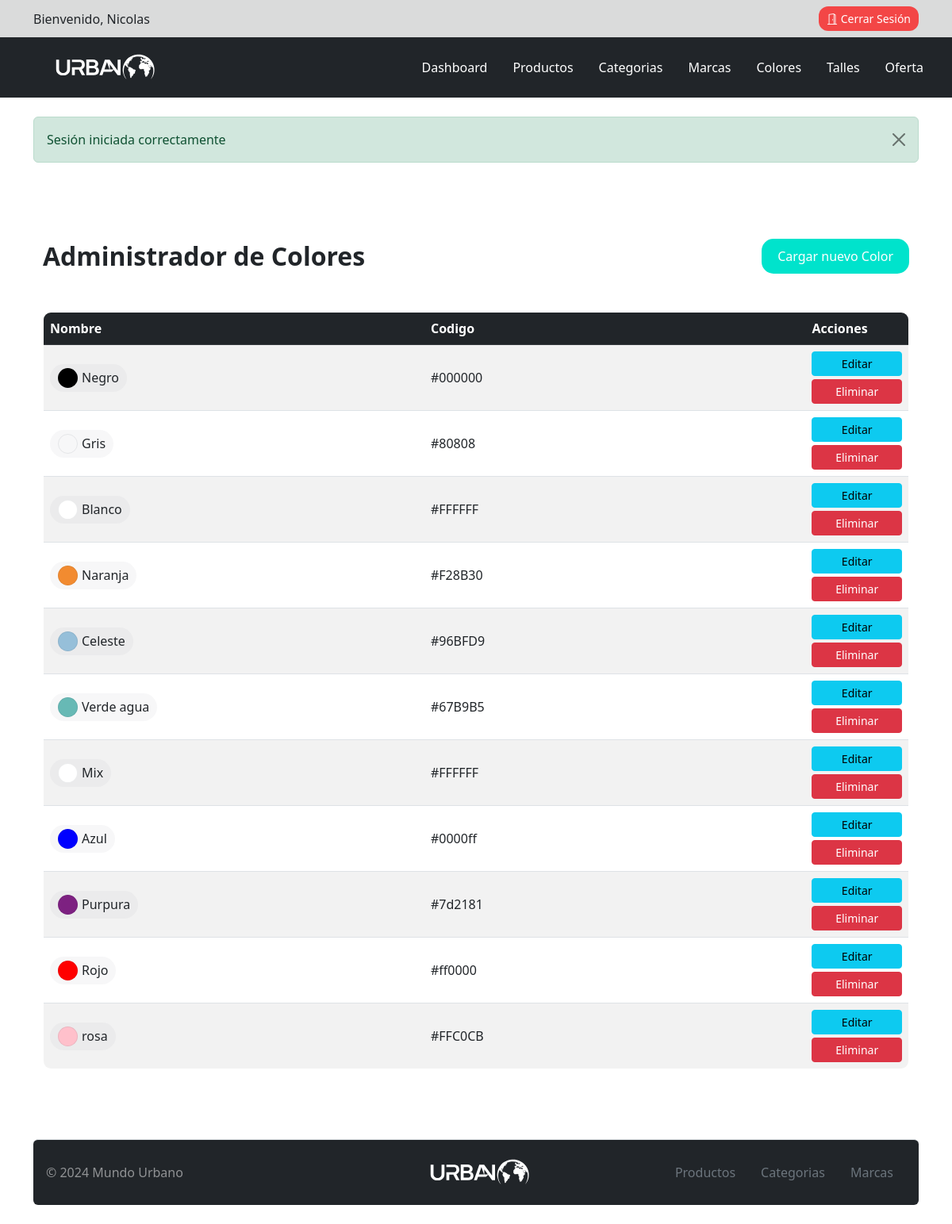
Page /admin/index.php?link=admin_colores (signed in) on the earlier database version.
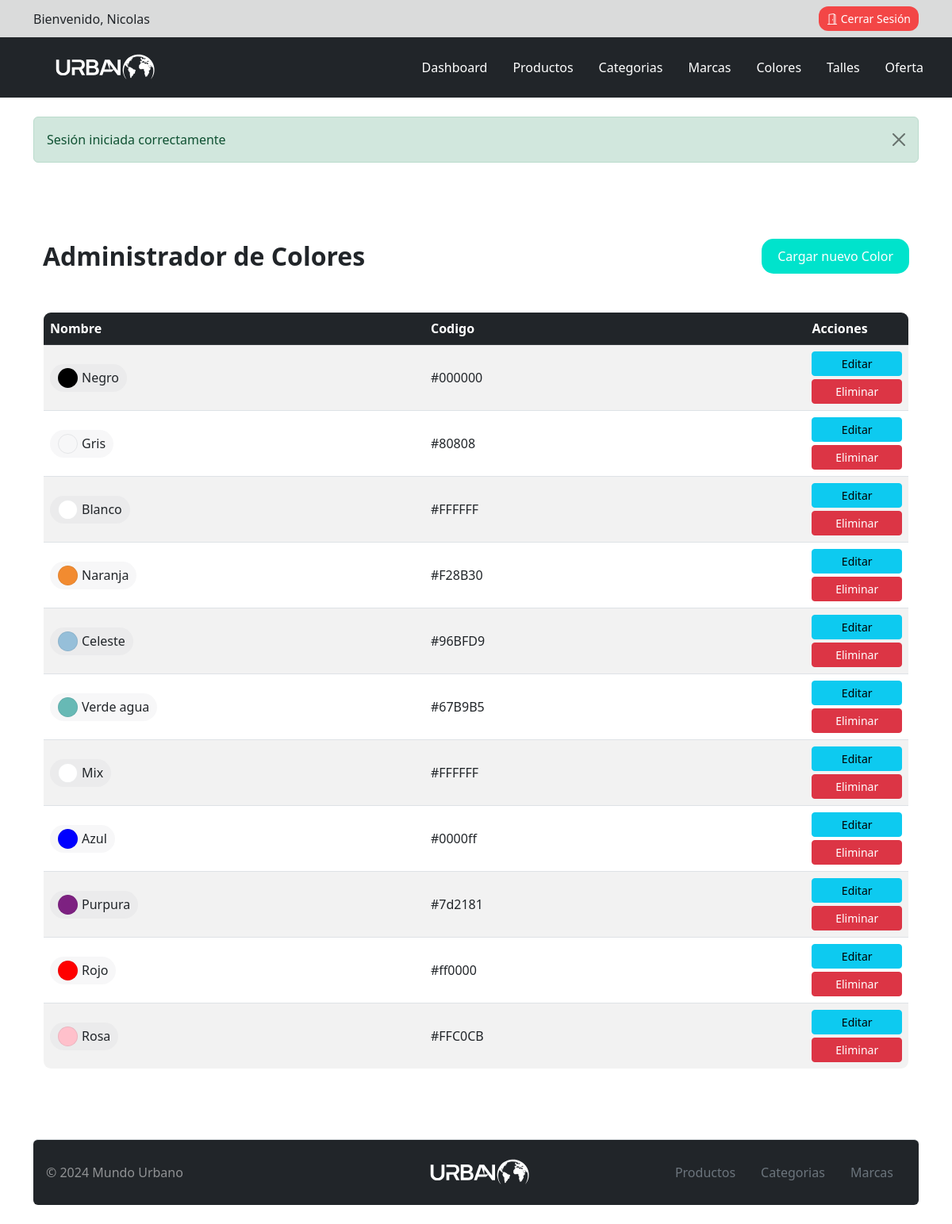
Same page on the later database version.
### tables this page shows
CREATE TABLE `colores` (
  `id` int(10) UNSIGNED NOT NULL,
  `color` varchar(256) NOT NULL COMMENT 'Nombre del color',
  `codigo` varchar(7) NOT NULL COMMENT 'Código Hexadecimal del color'
);

### classes/Color.php (called while the page is built, shortened)
<?PHP
class Color {
    private $id;
    private $color;
    private $codigo;
    public static function get_all(): array
    {
    $conexion = Conexion::getConexion();
    $query = "SELECT * FROM colores";
    $PDOStatement = $conexion->prepare($query);
    $PDOStatement->setFetchMode(PDO::FETCH_CLASS, self::class);
    $PDOStatement->execute();
    $colores = $PDOStatement->fetchAll();
    return $colores;
    }
    public function getCodigo()
    {
        return $this->codigo;
    }
    public function getColor()
    {
        return $this->color;
    }
    public function getId()
    {
        return $this->id;
    }
    }

### admin/views/admin_colores.php (the view)
<?php
$colores = Color::get_all();
?>
<div class="container py-5">
    <div class="d-flex justify-content-between align-items-center mb-5">
        <h2 class="fw-bold m-0">Administrador de Colores</h2>
        <a href="index.php?link=add_color" class="btn boton-custom">Cargar nuevo Color</a>
    </div>
<div class="table-responsive">
    <table class="table table-striped table-hover align-middle table-custom">
        <thead class="table-dark">
            <tr>
                <th scope="col" width="25%">Nombre</th>
                <th scope="col" width="25%">Codigo</th>
                <th scope="col" width="5%">Acciones</th>
            </tr>
        </thead>
        <tbody>
            <?php foreach ($colores as $C): ?>
                <tr>
                    <td><span class="badge-personalizado d-flex align-items-center"><span class="bola" style="background-color: <?= $C->getCodigo() ?>;"></span><?= $C->getColor() ?></span></td>
                    <td><?= $C->getCodigo() ?></td>
                    <td>
                        <div class="d-flex flex-column gap-1">
                            <a href="index.php?link=edit_color&id=<?= $C->getId() ?>" class="btn btn-sm btn-info">Editar</a>
                            <a href="index.php?link=delete_color&id=<?= $C->getId() ?>" class="btn btn-sm btn-danger">Eliminar</a>
                        </div>
                    </td>
                </tr>
            <?php endforeach; ?>
        </tbody>
    </table>
</div>
</div>

Differences in the rows shown:
changed colores "#FFC0CB": color "rosa" → "Rosa"
